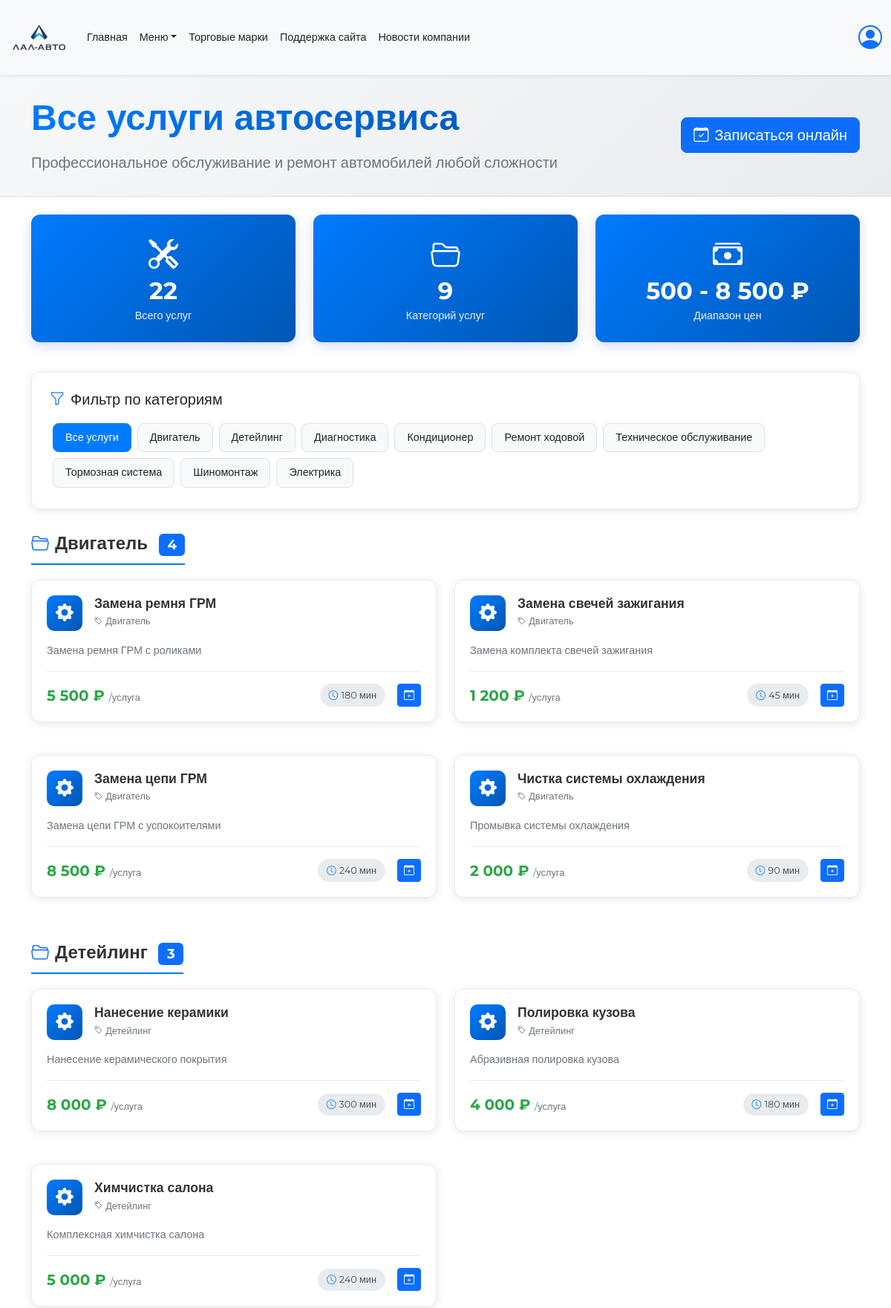
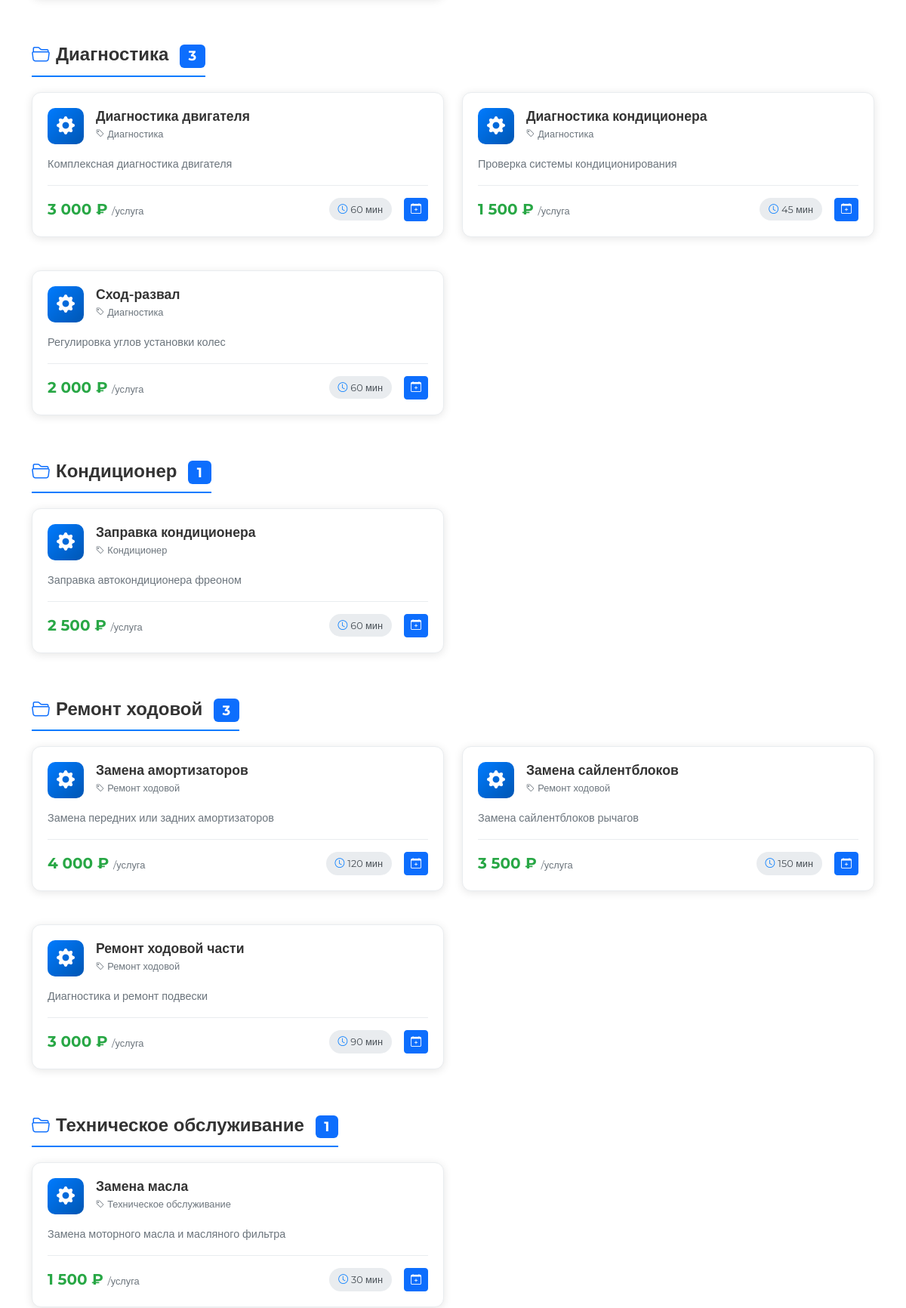
The app's page /includes/services_list.php (signed in, upper part) with its own data (2 pictures, top to bottom).
### tables this page shows
CREATE TABLE `services` (
  `id` int(11) NOT NULL,
  `name` varchar(255) NOT NULL,
  `category` varchar(100) DEFAULT NULL,
  `price` decimal(10,2) NOT NULL,
  `description` text,
  `duration` int(11) DEFAULT NULL,
  `status` varchar(20) DEFAULT 'active',
  `created_at` timestamp NULL DEFAULT CURRENT_TIMESTAMP
);

### includes/services_list.php (the view, shortened to what this page needs)
<?php
require_once("../config/link.php");
$selected_category = isset($_GET['category']) ? urldecode($_GET['category']) : '';
$query = "SELECT * FROM services WHERE status = 'active'";
$query .= " ORDER BY category, name";
$result = $conn->query($query);
$services = [];
if ($result->num_rows > 0)
{
    while ($row = $result->fetch_assoc())
    {
        $services[] = $row;
    }
}
$grouped_services = [];
foreach ($services as $service)
{
    $category = $service['category'] ?: 'Другие услуги';
    if (!isset($grouped_services[$category]))
    {
        $grouped_services[$category] = [];
    }
    $grouped_services[$category][] = $service;
}
?>
<!DOCTYPE html>
<html lang="ru">
<head>
    <link rel="stylesheet" href="../css/bootstrap.min.css">
    <link rel="stylesheet" href="https://cdn.jsdelivr.net/npm/bootstrap-icons@1.11.1/font/bootstrap-icons.css">
    <link rel="stylesheet" href="../css/style.css">
    <link rel="stylesheet" href="../css/service-styles.css">
    <link rel="stylesheet" href="../css/services-list-styles.css">
</head>
<body>
<?php
    require_once("header.php");
?>
<div class="services-header mb-4">
    <div class="container">
        <div class="d-flex justify-content-between align-items-center" style="padding-top: 90px;">
            <div>
                <h1 class="display-5 fw-bold mb-3">Все услуги автосервиса</h1>
                <p class="lead mb-0">Профессиональное обслуживание и ремонт автомобилей любой сложности</p>
            </div>
            <a href="service.php" class="btn btn-primary btn-lg">
                <i class="bi bi-calendar-check me-2"></i>Записаться онлайн
            </a>
        </div>
    </div>
</div>
<div class="container mb-5">
    <div class="row mb-4">
        <div class="col-md-4 mb-3">
            <div class="stats-card">
                <i class="bi bi-tools mb-3 fs-1"></i>
                <h3><?= count($services) ?></h3>
                <p>Всего услуг</p>
            </div>
        </div>
        <div class="col-md-4 mb-3">
            <div class="stats-card bg-primary">
                <i class="bi bi-folder2-open mb-3 fs-1"></i>
                <h3><?= count($grouped_services) ?></h3>
                <p>Категорий услуг</p>
            </div>
        </div>
        <div class="col-md-4 mb-3">
            <?php
            $min_price = !empty($services) ? min(array_column($services, 'price')) : 0;
            $max_price = !empty($services) ? max(array_column($services, 'price')) : 0;
            ?>
            <div class="stats-card bg-primary">
                <i class="bi bi-cash-stack mb-3 fs-1"></i>
                <h3><?= number_format($min_price, 0, ',', ' ') ?> - <?= number_format($max_price, 0, ',', ' ') ?> ₽</h3>
                <p>Диапазон цен</p>
            </div>
        </div>
    </div>
    <div class="filter-section">
        <h5 class="mb-3">
            <i class="bi bi-funnel me-2 text-primary"></i>Фильтр по категориям
        </h5>
        <div class="d-flex flex-wrap">
            <span class="filter-badge <?php echo empty($selected_category) ? 'active' : ''; ?>" data-filter="all" data-from-service="<?php echo isset($_SESSION['came_from_service']) && $_SESSION['came_from_service'] ? 'true' : 'false'; ?>">
                Все услуги
            </span>
            <?php
            foreach (array_keys($grouped_services) as $category)
            {
            ?>
                <span class="filter-badge <?php echo $selected_category == $category ? 'active' : ''; ?>" data-filter="<?= htmlspecialchars($category) ?>">
                    <?= htmlspecialchars($category) ?>
                </span>
            <?php
            }
            ?>
        </div>
    </div>
    <div id="services-list">
        <?php
        foreach ($grouped_services as $category => $category_services)
        {
        ?>
            <div class="category-section" data-category="<?= htmlspecialchars($category) ?>">
                <h2 class="category-title">
                    <i class="bi bi-folder2-open me-2 text-primary"></i><?= htmlspecialchars($category) ?>
                    <span class="badge bg-primary ms-2"><?= count($category_services) ?></span>
                </h2>
                <div class="row g-4">
                    <?php
                    foreach ($category_services as $service)
                    {
                    ?>
                        <div class="col-lg-6">
                            <div class="service-card" data-service-id="<?= $service['id'] ?>">
                                <div class="service-card-header">
                                    <div class="service-card-icon">
                                        <?php
                                        $icon = 'bi-gear-fill';
                                        switch (strtolower($service['category']))
                                        {
                                            default:
                                                $icon = 'bi-gear-fill';
                                        }
                                        ?>
                                        <i class="bi <?= $icon ?>"></i>
                                    </div>
                                    <div class="service-card-title">
                                        <h3><?= htmlspecialchars($service['name']) ?></h3>
                                        <span class="service-card-category">
                                            <i class="bi bi-tag"></i><?= htmlspecialchars($service['category'] ?: 'Другое') ?>
                                        </span>
                                    </div>
                                </div>
                                <?php
                                if (!empty($service['description']))
                                {
                                ?>
                                    <div class="service-card-description">
                                        <?= htmlspecialchars($service['description']) ?>
                                    </div>
                                <?php
                                }
                                ?>
                                <div class="service-card-footer">
                                    <div class="service-card-price">
                                        <?= number_format($service['price'], 0, ',', ' ') ?> ₽
                                        <?php
                                        if ($service['duration'])
                                        {
                                        ?>
                                            <small>/услуга</small>
                                        <?php
                                        }
                                        ?>
                                    </div>
                                    <div class="d-flex align-items-center">
                                        <span class="service-card-duration me-3">
                                            <i class="bi bi-clock"></i><?= $service['duration'] ?> мин
                                        </span>
                                        <a href="service.php?service_id=<?= $service['id'] ?>&service_name=<?= urlencode($service['name']) ?>&service_price=<?= $service['price'] ?>&locked=1" class="btn btn-sm btn-primary">
                                            <i class="bi bi-calendar-plus"></i>
                                        </a>
                                    </div>
                                </div>
                            </div>
                        </div>
                    <?php
                    }
                    ?>
                </div>
            </div>
        <?php
        }
        ?>
    </div>
</div>
<?php
    require_once("footer.php");
?>
</body>
</html>

### css/style.css (style rules this page uses)
html { scroll-behavior: smooth; --scrollbar-width: 0px; }
body { font-family: 'Montserrat', sans-serif; }
h1, h2 { color: #333; font-weight: 600; }

### css/service-styles.css (style rules this page uses)
.service-card { background: #ffffff; border-radius: 12px; box-shadow: 0 2px 12px rgba(0, 0, 0, 0.1); border: 1px solid #e9ecef; height: 100%; display: flex; flex-direction: column; }
.display-5 { background: linear-gradient(135deg, #007bff 0%, #0056b3 100%); -webkit-background-clip: text; -webkit-text-fill-color: transparent; background-clip: text; }
.row { align-items: stretch; }

### css/services-list-styles.css (style rules this page uses)
.services-header { background: linear-gradient(135deg, #f8f9fa 0%, #e9ecef 100%); padding: 40px 0 30px; margin-top: 0; border-bottom: 1px solid #dee2e6; }
.services-header h1 { color: #333; font-weight: 600; margin-top: 0; }
.services-header .lead { color: #6c757d; }
.category-section { margin-bottom: 40px; }
.category-title { color: #333; font-size: 1.5rem; font-weight: 600; margin-bottom: 20px; padding-bottom: 10px; border-bottom: 2px solid #007bff; display: inline-block; }
.service-card { background: #ffffff; border: 1px solid #e9ecef; border-radius: 12px; padding: 1.25rem; margin-bottom: 1.25rem; box-shadow: 0 2px 12px rgba(0, 0, 0, 0.1); transition: all 0.2s ease; height: 100%; display: flex; flex-direction: column; }
.service-card-header { display: flex; align-items: flex-start; margin-bottom: 1rem; }
.service-card-icon { width: 48px; height: 48px; background: linear-gradient(135deg, #007bff 0%, #0056b3 100%); border-radius: 10px; display: flex; align-items: center; justify-content: center; margin-right: 1rem; flex-shrink: 0; }
.service-card-icon i { font-size: 1.5rem; color: white; }
.service-card-title { flex: 1; }
.service-card-title h3 { font-size: 1.1rem; font-weight: 600; margin-bottom: 0.25rem; color: #333; }
.service-card-category { font-size: 0.8rem; color: #6c757d; display: flex; align-items: center; }
.service-card-category i { margin-right: 0.25rem; font-size: 0.7rem; }
.service-card-description { color: #6c757d; font-size: 0.9rem; margin-bottom: 1rem; line-height: 1.5; flex: 1; }
.service-card-footer { display: flex; justify-content: space-between; align-items: center; margin-top: auto; padding-top: 1rem; border-top: 1px solid #e9ecef; }
.service-card-price { font-size: 1.25rem; font-weight: 700; color: #28a745; }
.service-card-price small { font-size: 0.8rem; font-weight: normal; color: #6c757d; }
.service-card-duration { background: #e9ecef; padding: 0.35rem 0.75rem; border-radius: 20px; font-size: 0.8rem; color: #495057; display: flex; align-items: center; }
.service-card-duration i { margin-right: 0.25rem; color: #007bff; }
.filter-section { background: white; border-radius: 12px; padding: 1.5rem; margin-bottom: 2rem; box-shadow: 0 2px 12px rgba(0, 0, 0, 0.1); border: 1px solid #e9ecef; }
.filter-badge { cursor: pointer; padding: 0.5rem 1rem; border-radius: 8px; background: #f8f9fa; border: 1px solid #dee2e6; transition: all 0.2s ease; font-size: 0.9rem; margin: 0.25rem; }
.filter-badge:hover, .filter-badge.active { background: #007bff; color: white; border-color: #007bff; }
.stats-card { background: linear-gradient(135deg, #007bff 0%, #0056b3 100%); color: white; border-radius: 12px; padding: 1.5rem; height: 100%; text-align: center; box-shadow: 0 4px 15px rgba(102, 126, 234, 0.3); }
.stats-card h3 { font-size: 2rem; font-weight: 700; margin-bottom: 0.25rem; }
.stats-card p { margin-bottom: 0; opacity: 0.9; font-size: 0.9rem; }

### records on screen
services: name "Замена ремня ГРМ", category "Двигатель", description "Замена ремня ГРМ с роликами", price "5 500", shows "/услуга", duration "180"
services: name "Замена свечей зажигания", category "Двигатель", description "Замена комплекта свечей зажигания", price "1 200", shows "/услуга", duration "45"
services: name "Замена цепи ГРМ", category "Двигатель", description "Замена цепи ГРМ с успокоителями", price "8 500", shows "/услуга", duration "240"
services: name "Чистка системы охлаждения", category "Двигатель", description "Промывка системы охлаждения", price "2 000", shows "/услуга", duration "90"
services: name "Нанесение керамики", category "Детейлинг", description "Нанесение керамического покрытия", price "8 000", shows "/услуга", duration "300"
services: name "Полировка кузова", category "Детейлинг", description "Абразивная полировка кузова", price "4 000", shows "/услуга", duration "180"
services: name "Химчистка салона", category "Детейлинг", description "Комплексная химчистка салона", price "5 000", shows "/услуга", duration "240"
services: name "Диагностика двигателя", category "Диагностика", description "Комплексная диагностика двигателя", price "3 000", shows "/услуга", duration "60"
services: name "Диагностика кондиционера", category "Диагностика", description "Проверка системы кондиционирования", price "1 500", shows "/услуга", duration "45"
services: name "Сход-развал", category "Диагностика", description "Регулировка углов установки колес", price "2 000", shows "/услуга", duration "60"
services: name "Заправка кондиционера", category "Кондиционер", description "Заправка автокондиционера фреоном", price "2 500", shows "/услуга", duration "60"
services: name "Замена амортизаторов", category "Ремонт ходовой", description "Замена передних или задних амортизаторов", price "4 000", shows "/услуга", duration "120"
services: name "Замена сайлентблоков", category "Ремонт ходовой", description "Замена сайлентблоков рычагов", price "3 500", shows "/услуга", duration "150"
services: name "Ремонт ходовой части", category "Ремонт ходовой", description "Диагностика и ремонт подвески", price "3 000", shows "/услуга", duration "90"
services: name "Замена масла", category "Техническое обслуживание", description "Замена моторного масла и масляного фильтра", price "1 500", shows "/услуга", duration "30"

### other values on screen
count($services) "22"
count($grouped_services) "9"
$min_price "500"
$max_price "8 500"
$category "Двигатель"
$category "Детейлинг"
$category "Диагностика"
$category "Кондиционер"
$category "Ремонт ходовой"
$category "Техническое обслуживание"
$category "Тормозная система"
$category "Шиномонтаж"
$category "Электрика"
count($category_services) "4"
count($category_services) "3"
